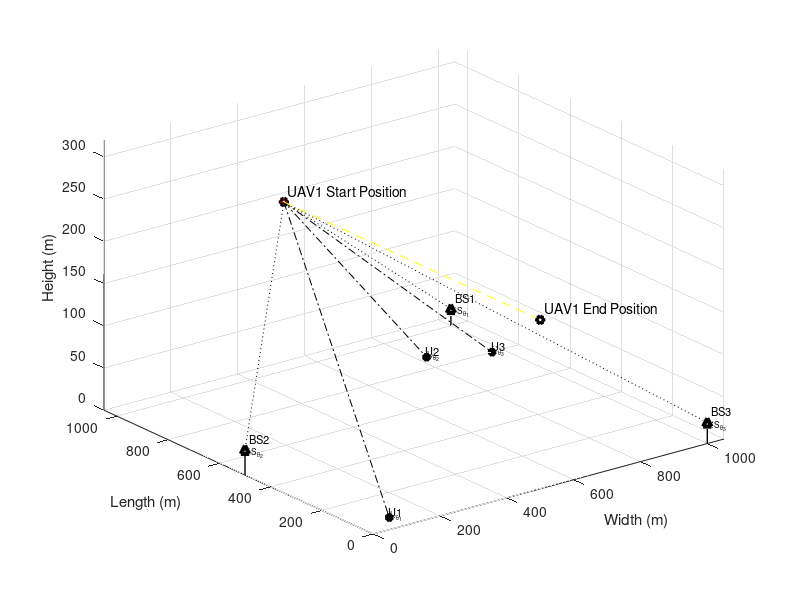

Recreate this plot in MATLAB. (Note: this script raises an error after producing the figure.)
clc;
clear variables;
close all;

%% Simulation Environment

enWidth = 1000;             % Simulation Environment Width (X axis)
enLength = 1000;            % Simulation Environment Length (Y axis)
enHeight = 320;             % Simulation Environment Height (Z axis)
maxHeighUAV = 300;          % Maximum Height of UAV
minHeighUAV = 50;           % Minimum Height of UAV
noUsers = 3;                % Number of Users
noBS = 3;                   % Number of Base Sations
noUAV = 1;                  % Number of UAVs

%% Users, Base Sataions and UAV Position

% UAV Position
for i=1:noUAV
    xUAV_S(i) = 500;       % UAV position in X axis
    yUAV_S(i) = enLength;      % UAV position in Y axis
    zUAV_S(i) = 200;%randi([minHeighUAV,maxHeighUAV]);   % UAV position in Z axis
end

% UAV End Position
for i=1:noUAV
    xUAV_E(i) = 500;       % UAV position in X axis
    yUAV_E(i) = 0;      % UAV position in Y axis
    zUAV_E(i) = 200;%randi([minHeighUAV,maxHeighUAV]);   % UAV position in Z axis
end

% UAV Position
for i=1:noUAV
    xUAV(i) = 500;       % UAV position in X axis
    yUAV(i) = enLength;      % UAV position in Y axis
    zUAV(i) = zUAV_S(i);   % UAV position in Z axis
end

% BS positions
xBS = [1000,0,1000];
yBS = [1000,500,0];
zBS = [20, 30, 25];

% Users' posision
for i=1:noUsers
    xUser(i) = randi(enWidth);      % User position in X axis
    yUser(i) = randi(enLength);     % User position in Y axis
    zUser(i) = 0;                   % User position in Z axis = 0
end

%% Figure Plot in Initial State

% User plotting
figure,
userPlot = plot3(xUser,yUser,zUser,'k*','linewidth',3); hold on;
for o=1:noUsers
    textUsers(o) = text(xUser(o)-10,yUser(o)-10,zUser(o)+10,['U',num2str(o)],'FontSize', 8);
    textUsAngle(o) = text(xUser(o)+10,yUser(o)+10,['U_{\theta_{',num2str(o),'}}'],'FontSize', 6);
end

% UAVs Plotting
plot3(xUAV_S, yUAV_S, zUAV_S, 'kh','linewidth', 3);
for o=1:noUAV
    text(xUAV_S(o) + 20, yUAV_S(o) + 10, zUAV_S(o) + 10,['UAV',num2str(o),' Start Position']);
end

plot3(xUAV_E, yUAV_E, zUAV_E, 'kh','linewidth', 3);
for o=1:noUAV
    text(xUAV_E(o) + 20, yUAV_E(o) + 10, zUAV_E(o) + 10,['UAV',num2str(o),' End Position']);
end

% BSs Plotting
plot3(xBS, yBS, zBS, 'k^','linewidth', 3);
for o=1:noBS
    plot3([xBS(o) xBS(o)], [yBS(o) yBS(o)],[zBS(o) 0], 'k-','linewidth', 1); drawnow
    text(xBS(o) + 20, yBS(o) + 10, zBS(o) + 10,['BS', num2str(o)],'FontSize', 8);
    textBSAngle(o) = text(xBS(o)+10,yBS(o)+10,zBS(o)-5,['BS_{\theta_{',num2str(o),'}}'],'FontSize', 6);
end

% Plotting LoS Channel between BSs and UAVs
for i = 1:noUAV
    for directBS = 1:noBS
        plot3([xUAV(i) xBS(directBS)], [yUAV(i) yBS(directBS)],[zUAV(i) zBS(directBS)], 'k:','linewidth', 0.5); drawnow
    end
end



% Plotting LoS Channel between users and UAVs
for i = 1:noUAV
    for directUsers = 1:noUsers
        plot3([xUAV(i) xUser(directUsers)], [yUAV(i) yUser(directUsers)],[zUAV(i) zUser(directUsers)], 'k-.','linewidth', 0.5); drawnow
    end
end

% Plotting UAV default path
for i = 1:noUAV
    plot3([xUAV_S(i) xUAV_E(i)], [yUAV_S(i) yUAV_E(i)],[zUAV_S(i) zUAV_E(i)], 'y--','linewidth', 0.5); drawnow
end

mx = (zUAV_S - zUAV_E)/(yUAV_S - yUAV_E);
c = zUAV_S - mx*yUAV_S;

%eqY = m*x + c;

% 3D Plot labels
xlim([0 1050])
ylim([0 1050])
zlim([0 320])
xlabel('Width (m)');
ylabel('Length (m)');
zlabel('Height (m)');
grid on; hold on; drawnow

index = 1;

%% Information for path loss model

eta = 2.5;              % Path Loss Component
b_0dB = -50;            % Reference Channel Gain in dB
b_0 = db2pow(b_0dB);    % Reference Channel Gain in linear scale
k = 0.01;               % Additional attenuation for NLoS

%% Infromation for Rician Fading Model

% Rician factor
K_min = 4;      % K_min value in dB
K_max = 12;     % K_max value in dB

A1 = db2pow(K_min);
A2 = (2/pi)*log((db2pow(K_max))/A1);

%N = 10^5;
g = sqrt(1/2)*(randn(1,1)+1i*randn(1,1));

%% Simulation

for j = enLength:-50:0
    for i=1:noUAV
        zUAV(i) = mx*j + c;
        yUAV(i) = j;
        plot3(xUAV(i),  yUAV(i),  zUAV(i), 'r+','linewidth', 0.5);hold on;

        % LoS distance between UAVs and BSs
        for bm=1:noBS
            groundDisUAV_BS(i,bm) = sqrt((xUAV(i)-xBS(bm))^2 + (yUAV(i)-yBS(bm))^2);
            DisUAV_BS(i,bm) = sqrt(groundDisUAV_BS(i,bm)^2 + (zBS(bm)-zUAV(i))^2);
            
            % Elavation Angle in radiant between UAVs and Users
            angleUAV_BS(i,bm) = atan(abs(zBS(bm)-zUAV(i))/groundDisUAV_BS(i,bm))*(180/pi);
            
            PLoS_BS(index,i,bm) = 1/(1+(10*exp(-0.6*(angleUAV_BS(i,bm)-10))));
            
            pow_LoS_BS = b_0*(DisUAV_BS(i,bm)^(-eta));
            pow_NLoS_BS = k*b_0*(DisUAV_BS(i,bm)^(-eta));
            Ch_pow_LoS_BS(index,i,bm) = pow2db(pow_LoS_BS); 
            Ch_pow_NLoS_BS(index,i,bm) = pow2db(pow_NLoS_BS);
            
            % Expected Path Loss Channel gain
            E_bd_BS = PLoS_BS(index,i,bm)*pow_LoS_BS + (1 - PLoS_BS(index,i,bm))*pow_NLoS_BS;
            E_bd_dB_BS(index,i,bm) = pow2db(E_bd_BS); % in dB
            
            % Angle depend rician factor
            K_UAV_BS(i,bm) = A1*exp(A2*angleUAV_BS(i,bm)*(pi/180));
            
            g_UAV_BS(i,bm) = sqrt(K_UAV_BS(i,bm)/(1+K_UAV_BS(i,bm)))*g + sqrt(1/(1+K_UAV_BS(i,bm)))*g;
            
            h_UAV_BS(index,i,bm) = sqrt(pow_LoS_BS)*g_UAV_BS(i,bm);
            
            h_UAV_BS_dB(index,i,bm) = pow2db(abs(h_UAV_BS(index,i,bm))^2);
            
        end
        
        % LoS distance between UAVs and Users
        for m=1:noUsers
            groundDisUAV_User(i,m) = sqrt((xUAV(i)-xUser(m))^2 + (yUAV(i)-yUser(m))^2);
            DisUAV_User(i,m) = sqrt(groundDisUAV_User(i,m)^2 + zUAV(i)^2);
            
            % Elavation Angle in radiant between UAVs and Users
            angleUAV_User(i,m) = atan(zUAV(i)/groundDisUAV_User(i,m))*(180/pi);
            
            
            PLoS(index,i,m) = 1/(1+(10*exp(-0.6*(angleUAV_User(i,m)-10))));
            
            pow_LoS = b_0*(DisUAV_User(i,m)^(-eta));
            pow_NLoS = k*b_0*(DisUAV_User(i,m)^(-eta));
            Ch_pow_LoS(index,i,m) = pow2db(pow_LoS); 
            Ch_pow_NLoS(index,i,m) = pow2db(pow_NLoS);
            
            % Expected Path Loss Channel gain
            E_bd = PLoS(index,i,m)*pow_LoS + (1 - PLoS(index,i,m))*pow_NLoS;
            E_bd_dB(index,i,m) = pow2db(E_bd); % in dB
            
            
            % Angle depend rician factor
            K_UAV_User(i,m) = A1*exp(A2*angleUAV_User(i,m)*(pi/180));
            
            g_UAV_User(i,m) = sqrt(K_UAV_User(i,m)/(1+K_UAV_User(i,m)))*g + sqrt(1/(1+K_UAV_User(i,m)))*g;
            
            h_UAV_Users(index,i,m) = sqrt(pow_LoS)*g_UAV_User(i,m);
            
            h_UAV_Users_dB(index,i,m) = pow2db(abs(h_UAV_Users(index,i,m))^2);
           
        end
        
        % Power coefficeints calculation for users
        [pow_coef_array_ch(index,:), pow_coef_array_fr(index,:)] = findPowCoeff(abs(h_UAV_Users(index,i,:)),noUsers);
        
        % Achievable Rate Calculations for Users
        [achievableRate_ch(index,:), achievableRate_fr(index,:)] = findAchievableRate(h_UAV_Users(index,i,:),pow_coef_array_ch(index,:),pow_coef_array_fr(index,:),noUsers);
        
        % Achievable Rate Calculations for BSs
        achievableRate_BS(index,:) = findAchievableRate_BS(h_UAV_BS(index,i,:),noBS);
        
        % Achievable Rate Calculations for Users in SWIPT model
        [achievableRate_ch_SWIPT(index,:), achievableRate_fr_SWIPT(index,:)] = findAchievableRate_SWIPT(h_UAV_Users(index,i,:),h_UAV_BS(index,i,:),pow_coef_array_ch(index,:),pow_coef_array_fr(index,:),noUsers);
        
        minRate = min(achievableRate_ch(index,:))
        if index>1 && index<21
            updatedPosition = positionUpdate_PSO(xUAV(i),yUAV(i),zUAV(i),minRate,noUsers,xUser,yUser,g);
            up_xUAV(index,i) = xUAV(i) + updatedPosition.position(1);
            up_zUAV(index,i) = zUAV(i) + updatedPosition.position(2);
            up_yUAV(index,i) = yUAV(i);
        else
            up_xUAV(index,i) = xUAV(i);
            up_yUAV(index,i) = yUAV(i);
            up_zUAV(index,i) = zUAV(i);
        end
        plot3(up_xUAV(index,i),  up_yUAV(index,i),  up_zUAV(index,i), 'gh','linewidth', 0.5);hold on;
        
        if index>1 
            plot3([up_xUAV(index-1,i) up_xUAV(index,i)], [up_yUAV(index-1,i) up_yUAV(index,i)],[up_zUAV(index-1,i) up_zUAV(index,i)], 'g--','linewidth', 0.5); drawnow
        end
       % updatedPosition.minRate
        % LoS distance between UAVs and BSs
        for bm=1:noBS
            groundDisUAV_BS_Up(i,bm) = sqrt((up_xUAV(index,i)-xBS(bm))^2 + (up_yUAV(index,i)-yBS(bm))^2);
            DisUAV_BS_Up(i,bm) = sqrt(groundDisUAV_BS_Up(i,bm)^2 + (zBS(bm)-up_zUAV(index,i))^2);
            
            % Elavation Angle in radiant between UAVs and Users
            angleUAV_BS_Up(i,bm) = atan(abs(zBS(bm)-up_zUAV(index,i))/groundDisUAV_BS_Up(i,bm))*(180/pi);
            
            PLoS_BS_Up(index,i,bm) = 1/(1+(10*exp(-0.6*(angleUAV_BS_Up(i,bm)-10))));
            
            pow_LoS_BS_Up = b_0*(DisUAV_BS_Up(i,bm)^(-eta));
            pow_NLoS_BS_Up = k*b_0*(DisUAV_BS_Up(i,bm)^(-eta));
            Ch_pow_LoS_BS_Up(index,i,bm) = pow2db(pow_LoS_BS_Up); 
            Ch_pow_NLoS_BS_Up(index,i,bm) = pow2db(pow_NLoS_BS_Up);
            
            % Expected Path Loss Channel gain
            E_bd_BS_Up = PLoS_BS_Up(index,i,bm)*pow_LoS_BS_Up + (1 - PLoS_BS_Up(index,i,bm))*pow_NLoS_BS_Up;
            E_bd_dB_BS_Up(index,i,bm) = pow2db(E_bd_BS_Up); % in dB
            
            % Angle depend rician factor
            K_UAV_BS_Up(i,bm) = A1*exp(A2*angleUAV_BS_Up(i,bm)*(pi/180));
            
            g_UAV_BS_Up(i,bm) = sqrt(K_UAV_BS_Up(i,bm)/(1+K_UAV_BS_Up(i,bm)))*g + sqrt(1/(1+K_UAV_BS_Up(i,bm)))*g;
            
            h_UAV_BS_Up(index,i,bm) = sqrt(pow_LoS_BS_Up)*g_UAV_BS_Up(i,bm);
            
            h_UAV_BS_dB_Up(index,i,bm) = pow2db(abs(h_UAV_BS_Up(index,i,bm))^2);
            
        end
        
        % LoS distance between UAVs and Users
        for m=1:noUsers
            groundDisUAV_User_Up(i,m) = sqrt((up_xUAV(index,i)-xUser(m))^2 + (up_yUAV(index,i)-yUser(m))^2);
            DisUAV_User_Up(i,m) = sqrt(groundDisUAV_User_Up(i,m)^2 + up_zUAV(index,i)^2);
            
            % Elavation Angle in radiant between UAVs and Users
            angleUAV_User_Up(i,m) = atan(up_zUAV(index,i)/groundDisUAV_User_Up(i,m))*(180/pi);
            
            
            PLoS_Up(index,i,m) = 1/(1+(10*exp(-0.6*(angleUAV_User_Up(i,m)-10))));
            
            pow_LoS_Up = b_0*(DisUAV_User_Up(i,m)^(-eta));
            pow_NLoS_Up = k*b_0*(DisUAV_User_Up(i,m)^(-eta));
            Ch_pow_LoS_Up(index,i,m) = pow2db(pow_LoS_Up); 
            Ch_pow_NLoS_Up(index,i,m) = pow2db(pow_NLoS_Up);
            
            % Expected Path Loss Channel gain
            E_bd_Up = PLoS_Up(index,i,m)*pow_LoS_Up + (1 - PLoS_Up(index,i,m))*pow_NLoS_Up;
            E_bd_dB_Up(index,i,m) = pow2db(E_bd_Up); % in dB
            
            
            % Angle depend rician factor
            K_UAV_User_Up(i,m) = A1*exp(A2*angleUAV_User_Up(i,m)*(pi/180));
            
            g_UAV_User_Up(i,m) = sqrt(K_UAV_User_Up(i,m)/(1+K_UAV_User_Up(i,m)))*g + sqrt(1/(1+K_UAV_User_Up(i,m)))*g;
            
            h_UAV_Users_Up(index,i,m) = sqrt(pow_LoS_Up)*g_UAV_User_Up(i,m);
            
            h_UAV_Users_dB_Up(index,i,m) = pow2db(abs(h_UAV_Users_Up(index,i,m))^2);
           
        end
        % Power coefficeints calculation for users
        [pow_coef_array_ch_Up(index,:), pow_coef_array_fr_Up(index,:)] = findPowCoeff(abs(h_UAV_Users_Up(index,i,:)),noUsers);
        
        % Achievable Rate Calculations for Users
        [achievableRate_ch_Up(index,:), achievableRate_fr_Up(index,:)] = findAchievableRate(h_UAV_Users_Up(index,i,:),pow_coef_array_ch_Up(index,:),pow_coef_array_fr_Up(index,:),noUsers);
        
        % Achievable Rate Calculations for BSs
        achievableRate_BS_Up(index,:) = findAchievableRate_BS(h_UAV_BS_Up(index,i,:),noBS);
        
        % Achievable Rate Calculations for Users in SWIPT model
        [achievableRate_ch_SWIPT_Up(index,:), achievableRate_fr_SWIPT_Up(index,:)] = findAchievableRate_SWIPT(h_UAV_Users_Up(index,i,:),h_UAV_BS_Up(index,i,:),pow_coef_array_ch_Up(index,:),pow_coef_array_fr_Up(index,:),noUsers);
        
        minAchRate(index) = min(achievableRate_ch(index,:));
        minAchRate_Up(index) = min(achievableRate_ch_Up(index,:));
    
    end
    index = index +1;
end


%%%%%%%%%%%%%%%%%%%%%%%%%%%%%%%%%%%%%%%%%%%%%%%%%%%%%%%%%%%%%%%%%%%%
% PLoS for Users
steps = 1:21;
figure;
plot(steps,PLoS(:,1,1),'k--^','linewidth', 1);hold on;
plot(steps,PLoS(:,1,2),'k--square','linewidth', 1);
plot(steps,PLoS(:,1,3),'k--diamond','linewidth', 1);

title('Line of Sight Probablility between UAV and GUs in each Step')
xlabel('Steps')
ylabel('Probability')
xlim([1 21])
ylim([0 1])
legend('User 1', 'User 2', 'User 3');
grid on;


%%%%%%%%%%%%%%%%%%%%%%%%%%%%%%%%%%%%%%%%%%%%%%%%%%%%%%%%%%%%%%%%%%%%%%%%%%%
% PLoS for BSs
figure;
plot(steps,PLoS_BS(:,1,1),'-y','linewidth', 1);hold on;
plot(steps,PLoS_BS(:,1,2),'-r','linewidth', 1);
plot(steps,PLoS_BS(:,1,3),'-b','linewidth', 1);

xlim([1 21])
ylim([0 0.2])
title('Line of Sight Probablility between UAV and BSs in each Step')
xlabel('Steps')
ylabel('Probability')
legend('BS 1', 'BS 2', 'BS 3');
grid on;

%%%%%%%%%%%%%%%%%%%%%%%%%%%%%%%%%%%%%%%%%%%%%%%%%%%%%%%%%%%%%%%%%%%%%%
% Channel power for users
figure;
plot(steps,Ch_pow_LoS(:,1,1),'m--^','linewidth', 1);hold on;
plot(steps,Ch_pow_LoS(:,1,2),'g--^','linewidth', 1);
plot(steps,Ch_pow_LoS(:,1,3),'c--^','linewidth', 1);

plot(steps,Ch_pow_NLoS(:,1,1),'b-^','linewidth', 1);hold on;
plot(steps,Ch_pow_NLoS(:,1,2),'r-^','linewidth', 1);
plot(steps,Ch_pow_NLoS(:,1,3),'k-^','linewidth', 1);

title('Line of Sight and Non-Line of Sight Channel Power between UAV and GUs in each Step')
xlabel('Steps')
ylabel('Channel power in dB')
xlim([1 21])
%ylim([0 1])
legend('User 1', 'User 2', 'User 3', 'User 1 (Optimized)', 'User 2 (Optimized)', 'User 3 (Optimized)');
grid on;


%%%%%%%%%%%%%%%%%%%%%%%%%%%%%%%%%%%%%%%%%%%%%%%%%%%%%%%%%%%%%%%%%%%%%%%%%%%%%%%%%%%%%%%%%%%%
% PLoS Channel power for BSs
figure;
plot(steps,Ch_pow_LoS_BS(:,1,1),'m--^','linewidth', 1);hold on;
plot(steps,Ch_pow_LoS_BS(:,1,2),'g--^','linewidth', 1);
plot(steps,Ch_pow_LoS_BS(:,1,3),'c--^','linewidth', 1);

plot(steps,Ch_pow_NLoS_BS(:,1,1),'b-^','linewidth', 1);hold on;
plot(steps,Ch_pow_NLoS_BS(:,1,2),'r-^','linewidth', 1);
plot(steps,Ch_pow_NLoS_BS(:,1,3),'k-^','linewidth', 1);

title('Line of Sight and Non-Line of Sight Channel Power between UAV and BSs in each Step')
xlabel('Steps')
ylabel('Channel power in dB')
xlim([1 21])
%ylim([0 1])
legend('BS 1 (LoS)', 'BS 2 (LoS)', 'BS 3 (LoS)', 'BS 1 (LoS)', 'BS 2 (LoS)', 'BS 3 (LoS)');
grid on;

%%%%%%%%%%%%%%%%%%%%%%%%%%%%%%%%%%%%%%%%%%%%%%%%%%%%%%%%%%%%%%%%%%%%%%%%%%%%%%%%%%%%%%%%%%%%%%
% Channel power Users
figure;
plot(steps,E_bd_dB(:,1,1),'m-^','linewidth', 1);hold on;
plot(steps,E_bd_dB(:,1,2),'g-^','linewidth', 1);
plot(steps,E_bd_dB(:,1,3),'c-^','linewidth', 1);

plot(steps,h_UAV_Users_dB(:,1,1),'b--^','linewidth', 1);hold on;
plot(steps,h_UAV_Users_dB(:,1,2),'r--^','linewidth', 1);
plot(steps,h_UAV_Users_dB(:,1,3),'k--^','linewidth', 1);

title('Path Loss Channel Model Power and Rician Channel Model Power between UAV and GUs in each Step')
xlabel('Steps')
ylabel('Channel power in dB')
xlim([1 21])
%ylim([0 1])
legend('User 1 (Path Loss Model)', 'User 2 (Path Loss Model)', 'User 3 (Path Loss Model)', 'User 1 (Rician Channel Model)', 'User 2 (Rician Channel Model)', 'User 3 (Rician Channel Model)');
grid on;

%%%%%%%%%%%%%%%%%%%%%%%%%%%%%%%%%%%%%%%%%%%%%%%%%%%%%%%%%%%%%%%%%%%%%%%%%%%%%%%%%%%%%%%%%%%%%%%%%%%%%%%%%%%%%%%%%%%%%%%%%%%%
% Channel power BSs
figure;
plot(steps,E_bd_dB_BS(:,1,1),'m--^','linewidth', 1);hold on;
plot(steps,E_bd_dB_BS(:,1,2),'g--^','linewidth', 1);
plot(steps,E_bd_dB_BS(:,1,3),'c--^','linewidth', 1);

plot(steps,h_UAV_BS_dB(:,1,1),'b-^','linewidth', 1);hold on;
plot(steps,h_UAV_BS_dB(:,1,2),'r-^','linewidth', 1);
plot(steps,h_UAV_BS_dB(:,1,3),'k-^','linewidth', 1);

title('Path Loss Channel Model Power and Rician Channel Model Power between UAV and BSs in each Step')
xlabel('Steps')
ylabel('Channel power in dB')
xlim([1 21])
%ylim([0 1])
legend('BS 1 (Path Loss Model)', 'BS 2 (Path Loss Model)', 'BS 3 (Path Loss Model)', 'BS 1 (Rician Channel Model)', 'BS 2 (Rician Channel Model)', 'BS 3 (Rician Channel Model)');
grid on;

%%%%%%%%%%%%%%%%%%%%%%%%%%%%%%%%%%%%%%%%%%%%%%%%%%%%%%%%%%%%%%%%%%%%%%%%%%%%%%%%%%%%%%%%%%%%%%%%%%%%%%%%%%%%%%%%%%%%%%%%%%%%%%%%%%%%%%%%%%%%%%
% Achievable rate for Users
figure;
plot(steps,achievableRate_ch(:,1),'m^--','linewidth', 1);hold on;
plot(steps,achievableRate_ch(:,2),'g^--','linewidth', 1);
plot(steps,achievableRate_ch(:,3),'c^--','linewidth', 1);

plot(steps,achievableRate_ch_Up(:,1),'b-^','linewidth', 1);hold on;
plot(steps,achievableRate_ch_Up(:,2),'r-^','linewidth', 1);
plot(steps,achievableRate_ch_Up(:,3),'k-^','linewidth', 1);

title('Achievable Rate for GUs in each Step (With Channel based Power Coefficeints)')
xlim([1 21])
%ylim([0 1])
xlabel('Steps')
ylabel('Achievable Rate in bps')
legend('User 1', 'User 2', 'User 3','User 1 (Optimized)', 'User 2 (Optimized)', 'User 3 (Optimized)');
grid on;

%%%%%%%%%%%%%%%%%%%%%%%%%%%%%%%%%%%%%%%%%%%%%%%%%%%%%%%%%%%%%%%%%%%%%%%%%%%%%%%%%%%%%%%%%%%%%%%%%%%%%%%%%%%%%%%%%%%%%%%%%%%%%%%%%%%%%%%%%%%
figure
plot(steps,achievableRate_fr(:,1),'m^--','linewidth', 1);hold on;
plot(steps,achievableRate_fr(:,2),'g^--','linewidth', 1);
plot(steps,achievableRate_fr(:,3),'c^--','linewidth', 1);

plot(steps,achievableRate_fr_Up(:,1),'b^-','linewidth', 1);hold on;
plot(steps,achievableRate_fr_Up(:,2),'r^-','linewidth', 1);
plot(steps,achievableRate_fr_Up(:,3),'k^-','linewidth', 1);

title('Achievable Rate for GUs in each Step (With Fraction value based Power Coefficeints)')
xlim([1 21])
%ylim([0 1])
xlabel('Steps')
ylabel('Achievable Rate in bps')
legend('User 1', 'User 2', 'User 3','User 1 (Optimized)', 'User 2 (Optimized)', 'User 3 (Optimized)');
grid on;


% Achievable rate for BSs
% figure;
% plot(steps,achievableRate_BS(:,1),'*--','linewidth', 1);hold on;
% plot(steps,achievableRate_BS(:,2),'*--','linewidth', 1);
% plot(steps,achievableRate_BS(:,3),'*--','linewidth', 1);
% 
% plot(steps,achievableRate_BS_Up(:,1),'*-','linewidth', 1);hold on;
% plot(steps,achievableRate_BS_Up(:,2),'*-','linewidth', 1);
% plot(steps,achievableRate_BS_Up(:,3),'*-','linewidth', 1);
% 
% xlim([1 21])
% %ylim([0 1])
% legend('BS 1', 'BS 2', 'BS 3','BS 1 Up', 'BS 2 Up', 'BS 3 Up');
% grid on;

%%%%%%%%%%%%%%%%%%%%%%%%%%%%%%%%%%%%%%%%%%%%%%%%%%%%%%%%%%%%%%%%%%%%%%%%%%%%%%%%%%%%%%%%%%%

% Achievable rate for Users SWIPT Model
figure;
plot(steps,achievableRate_ch_SWIPT(:,1),'m--^','linewidth', 1);hold on;
plot(steps,achievableRate_ch_SWIPT(:,2),'g--^','linewidth', 1);
plot(steps,achievableRate_ch_SWIPT(:,3),'c--^','linewidth', 1);

plot(steps,achievableRate_ch_SWIPT_Up(:,1),'b*-','linewidth', 1);hold on;
plot(steps,achievableRate_ch_SWIPT_Up(:,2),'r*-','linewidth', 1);
plot(steps,achievableRate_ch_SWIPT_Up(:,3),'k*-','linewidth', 1);

title('Achievable Rate for GUs in each Step in SWIPT Model (With Channel based Power Coefficeints)')
xlim([1 21])
%ylim([0 1])
xlabel('Steps')
ylabel('Achievable Rate in bps')
legend('User 1', 'User 2', 'User 3','User 1 (Optimized)', 'User 2 (Optimized)', 'User 3 (Optimized)');
grid on;

%%%%%%%%%%%%%%%%%%%%%%%%%%%%%%%%%%%%%%%%%%%%%%%%%%%%%%%%%%%%%%%%%%%%%%%%%%%%%%%%%%%%%%%%%%%%%%%%%%%%%%%%%%%%
figure;
plot(steps,achievableRate_fr_SWIPT(:,1),'m^--','linewidth', 1);hold on;
plot(steps,achievableRate_fr_SWIPT(:,2),'g^--','linewidth', 1);
plot(steps,achievableRate_fr_SWIPT(:,3),'c^--','linewidth', 1);

plot(steps,achievableRate_fr_SWIPT_Up(:,1),'b^-','linewidth', 1);hold on;
plot(steps,achievableRate_fr_SWIPT_Up(:,2),'r^-','linewidth', 1);
plot(steps,achievableRate_fr_SWIPT_Up(:,3),'k^-','linewidth', 1);

title('Achievable Rate for GUs in each Step in SWIPT Model (With Fraction value based Power Coefficeints)')
xlim([1 21])
%ylim([0 1])
xlabel('Steps')
ylabel('Achievable Rate in bps')
legend('User 1', 'User 2', 'User 3','User 1 (Optimized)', 'User 2 (Optimized)', 'User 3 (Optimized)');
grid on;

%%%%%%%%%%%%%%%%%%%%%%%%%%%%%%%%%%%%%%%%%%%%%%%%%%%%%%%%%%%%%%%%%%%%%%%%%%%%%%%%%%%%%%%%%%%
figure;
plot(steps,minAchRate(:),'m^--','linewidth', 1);hold on;

plot(steps,minAchRate_Up(:),'c^-','linewidth', 1);

title('Minimum Achievable Rate of Network in each Step (With Channel based based Power Coefficeints)')
xlim([1 21])
%ylim([0 1])
xlabel('Steps')
ylabel('Achievable Rate in bps')
legend('Minimum Rate (before Optimized)', 'Minimum Rate (After Optimized)');
grid on;